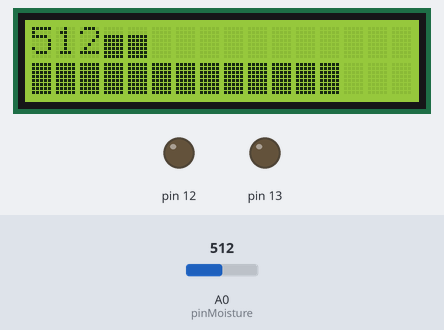
This sketch was run on a simulated Arduino Uno, built with avr-gcc and run on an emulated ATmega328P. Shown: 16×2 character LCD, output pins drawn as LEDs (lit = HIGH). Wiring (inferred from the names in the program): character LCD (HD44780): RS pin 2; E pin 3; data pin 8, pin 9, pin 10, pin 11. Inputs (shaded band) come from the test bench; at power-on: A0 (pinMoisture) = 512. Pins used as bus, display or sensor lines are not drawn.

Above: at 17.5 s.
17.6 s: A0 (pinMoisture) set to 716
At 19.1 s:
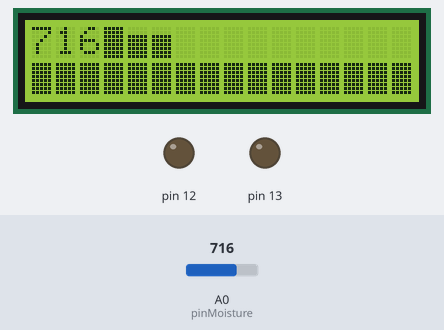
21.0 s: A0 (pinMoisture) set to 511
At 22.1 s:
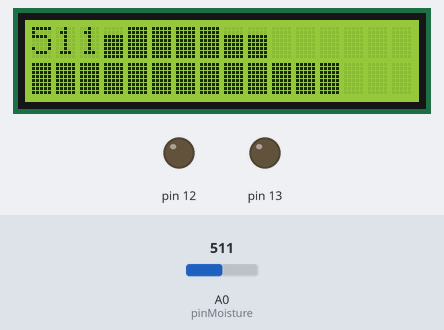
24.4 s: A0 (pinMoisture) set to 528
At 26.0 s:
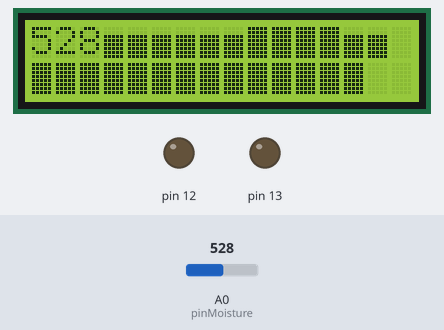
27.8 s: A0 (pinMoisture) set to 547
At 31.0 s:
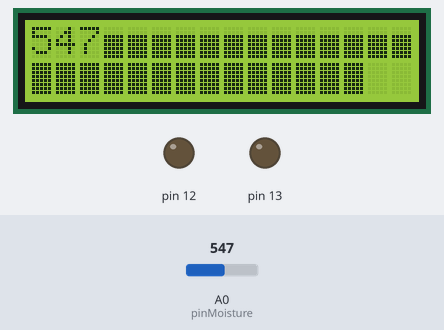
31.2 s: A0 (pinMoisture) set to 576
At 33.0 s:
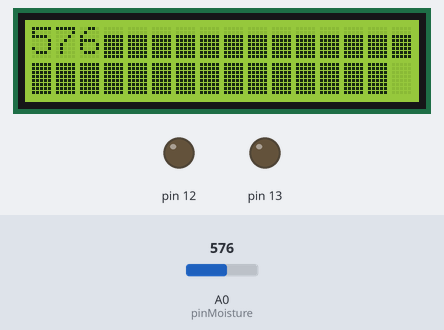
33.6 s: A0 (pinMoisture) set to 0
At 34.6 s:
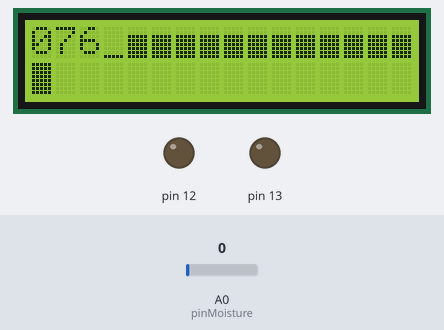
Timing chart, 0 to 36.6 s (numbered marks = the images above; inputs shaded):
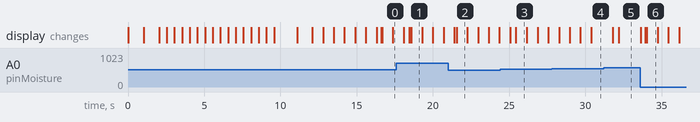

Measured:
- the behaviour switches between 519 and 520 on A0 (pinMoisture) (found by bisection; images 2 and 3)
- the behaviour switches between 559 and 560 on A0 (pinMoisture) (found by bisection; images 4 and 5)
- after the input at 17.6 s, the display: first changes after 0.48 s (image 1 shows a later state)
- after the input at 21.0 s, the display: first changes after 0.40 s (image 2 shows a later state)
- after the input at 31.2 s, the display: first changes after 0.59 s (image 5 shows a later state)
- after the input at 33.6 s, the display: first changes at once (image 6 shows a later state)
- what the display in image 1 shows lasts 0.7 s, from 18.6 s to 19.3 s

The sketch:

LCD.ino
```cpp
/*	January 30, 2015
 *	University of British Columbia
 *	EECE 281
 *	Team 7B
 *	Lab 3
 */

#include "lab3LCD.h"

const int pinMoisture = A0;

const String message_one = "Hello and welcome to our demo!";
const String message_two = "EECE 281 section 202 Team L2D-7B";
const String message_whizzard = "Team Whizzard presents:";
const String message_title = "Moisture Meter";

int num = 0; // counts number of iterations of void loop() function
int moistureLast; // keeps track of last moisture reading
int history [13] = {-1,-1,-1,-1,-1,-1,-1,-1,-1,-1,-1,-1,-1}; // acts as circular array to keep track of past thirteen moisture reading for top line display
char block = 0xFF;

void setup()
{
  Serial.begin(115200); //Serial Port Initialization
  pinMode(pinMoisture, INPUT);

  lcdInitialize();
  introMessaging();
  initializeGraph();
}

void loop()
{
  setCursor(0,0);
  int moisture = analogRead(pinMoisture); // moisture reading
  printLine(String(moisture));
  moistureHistory (moisture / 100); // division will pass an int within range 0 to 8
  moistureLive(moisture / 40); // division will pass an int within range 0 to 16 based on tested moisture thresholds
  delay(700);
}

// initializeGraph() - creates requested characters in LCD RAM
void initializeGraph ()
{
  byte graphChar[] = {ZEROS, ZEROS, ZEROS, ZEROS, ZEROS, ZEROS, ZEROS, ZEROS};
  byte line = B11111;

  for (int i; i < 8; i++ ) {
    graphChar[7 - i] = line;
    createChar(i, graphChar);
  }
  setCursor(0,1);
  printLine((String) block);
}

// moistureHistory() - displays a bar graph of moisture history on top line of LCD display
void moistureHistory (int moisture)
{
  setCursor(3,0);
  history[num % 13] = moisture;
  for (int i = (num % 13) + 13; i > (num % 13); i--) {
    if (history[i % 13] == -1) {
      printLine(" ");
    } else {
      write(history[i % 13]);
    }
  }
  num++;
}

// moistureLive() - displays bar representation of most recent moisture reading on bottom line of LCD display
void moistureLive (int moisture)
{
  if (moisture > moistureLast) {
    setCursor(0,1);
    printLine((String) block); // minimum level
    for (int i = 0; i < moisture; i++) {
      printLine((String) block);
      delay(30);
    }
  } else if (moisture < moistureLast) {
    for (int i = moistureLast; i > moisture; i--) {
      setCursor(i,1);
      printLine(" ");
      delay(30);
    }
  }
  moistureLast = moisture;
}

void introMessaging()
{
  // Print startup message to LCD
  setCursor(0, 0);
  printLine(message_one.substring(0,16)); // first 16 characters of message
  setCursor(0, 1);
  printLine(message_one.substring(16)); // remaining characters of message
  delay(1000);
  clear();

  // Displays second message and scroll off screen to left
  setCursor(0, 0);
  printLine(message_two);
  delay(1000);
  for (int i = 0; i < message_two.length() - 16; i++) { // scroll to end of message
    scrollDisplayLeft();
    delay (500);
    }
  delay(1000);
  clear();

  // Whizzard Message
  setCursor(0, 0);
  printLine(message_whizzard.substring(0,16)); // first 16 characters of message
  setCursor(0, 1);
  printLine(message_whizzard.substring(16)); // remaining characters of message
  delay(1000);
  clear();

  // Print final message flashing
  setCursor(1, 1);
  printLine(message_title);
  blink(3, 700);
  clear();
}
```

lab3LCD.cpp
```cpp
/*
 *	Note: This file has the extension .cpp, but needs to be as workaround for C libraries.
 *	For something more formal, you would wrap your header file in preprocessor commands
 *	that force C over CPP, as Arduino expects C++ libraries by default.
 *
 */

#include "Arduino.h"
#include "lab3LCD.h"

// lcdInitialize() - LCD initialization sequence
void lcdInitialize ()
{
  DDRB = B111111; // Enable Port B as output
  pinMode(RS, OUTPUT); // Pin Mapping RS as Output
  pinMode(ENABLE, OUTPUT); // Pin Mapping Enable as Output

  byte setupCmds[] = {INIT, INIT, INIT, FOURBIT, FUNCTION_SET, LCD_OFF, CLEAR, ENTRY_MODE, LCD_ON};
  int setupDelays[] = {4500, 150, 100, 0, 0, 0, 2400, 0, 0};

  delay(20); // Initial delay before LCD init
  commandMode(); // Prep LCD to receive initialization commands
  digitalWrite(ENABLE, LOW); // Ensure Enable is set to low before LCD initialization

  for (int i = 0; i < SETUP_SIZE; i++) // Initialize LCD
  {
    if (i < 4)
    {
      setupCommand(setupCmds[i]); // 4 bit setup command
    }
    else
    {
      command(setupCmds[i]); // 8 bit setup command
    }
    delayMicroseconds(setupDelays[i]);
  }
  characterMode(); // Set character input for loop()
}

// pulse() - enable pin to signal data byte send has complete
void pulse()
{
  digitalWrite(ENABLE, HIGH);
  delayMicroseconds(1);
  digitalWrite(ENABLE, LOW);
  delayMicroseconds(1);
}

// setupCommand(byte) - 4 bit commands used only in the start of the setup are sent with this.
void setupCommand(byte four)
{
  PORTB = four; // ensure we don't send data to pins 11/12 which aren't hooked up.
  pulse();
}

// write(int) - Outputs a custom character stored in slots 0-7.
void write(int cgRamCustom)
{
  command((byte) cgRamCustom);
}

// command(byte) - Helper function to send an LCD byte command as two nibbles.
void command(byte eight)
{
  PORTB = eight >> 4;
  pulse();
  PORTB = 0x0F & eight;  // ensure we don't send data to pins 11/12 which aren't hooked up.
  pulse();
  delayMicroseconds(100);
}

// printLine(String) - prints passed message to LCD display
void printLine(String message)
{
  char stoaBuffer[BLENGTH];
  message.toCharArray(stoaBuffer, BLENGTH);

  for (int i = 0; i < message.length(); i++)
  {
    command(stoaBuffer[i]);
  }
}

// commandMode() - signals LCD to accept following bytes as commands
void commandMode()
{
  digitalWrite(RS, LOW);
  delayMicroseconds(1);
}

// characterMode() - signals LCD to accept following bytes as character information
void characterMode()
{
  digitalWrite(RS, HIGH);
  delayMicroseconds(1);
}

// setCursor(int, int) - sets LCD cursor to specified row and column
void setCursor(int column, int row)
{
  commandMode();

  if (row == 0) { // top row, set to DDRAM address 0x80
    command (ROW_TOP | (byte) column);
  } else if (row == 1) { // bottom row, set to DDRAM address 0xC0
    command (ROW_BOTTOM | (byte) column);
  }
  characterMode();
}

// blink(int, int) - blinks LCD display n times. note that time is in miliseconds
void blink (int n, int time)
{
  commandMode();
  for (int i = 0; i < n; i++) {
    command(LCD_OFF);
    delay(time);
    command(LCD_ON);
    delay(time);
  }
  characterMode();
}

// scrollDisplayLeft() - scrolls LCD display one space to the left
void scrollDisplayLeft()
{
  commandMode();
  command(CD_SHIFT_LEFT);
  delayMicroseconds(2500);
  characterMode();
}

// scrollDisplayRight() - scrolls LCD display one space to the right
void scrollDisplayRight()
{
  commandMode();
  command(CD_SHIFT_RIGHT);
  delayMicroseconds(2500);
  characterMode();
}

// createChar(int, byte*)
// create custom character in GRAM slot ramSpot.
// charMap should by an 8*8 byte array holding one row of the custom character per line
void createChar (int ramSpot, byte * charMap)
{
  byte address = SET_CGRAM | (((byte) ramSpot) << 3);

  commandMode();
  command(address);
  characterMode();
  for (int i = 0; i < 8; i++) {
    command(charMap[i]);
  }
}

// clear() - clears LCD display
void clear()
{
  commandMode();
  command(CLEAR);
  delayMicroseconds(2500);
  characterMode();
}
```

lab3LCD.h
```cpp
#ifndef lab3LCD
#define lab3LCD
#include "Arduino.h"

/*
 SYM  LCD  UNO
 ================
 RS   4	   2
 E    6	   3
 DB7  14   11 } Accessible through
 DB6  13   10 } PortB for communication
 DB5  12   9  } and DDRB for pin
 DB4  11   8  } setup.
 */

#define RS			2          // Register Select, 1: Data Register, 0: Instruction Register
#define ENABLE			3          // Enable signal for writing or reading data
#define INIT			B0011      // First initialization string sent 3 times to LCD
#define FOURBIT			B0010      // Interface set to 4 bit. High bits sent first, low bits second.
#define ZEROS 			B00000000  // Empty port register for convenience
#define LCD_ON			B00001100  // LCD on command
#define LCD_OFF			B00001000  // LCD off command
#define CLEAR			B00000001  // LCD clear command
#define ENTRY_MODE		B00000110  // ENTRY_MODE command
#define FUNCTION_SET  	        B00101000  // Set number of lines and font
#define CD_SHIFT_LEFT           B00011000  // Left Cursor or Display Shift command
#define CD_SHIFT_RIGHT          B00011100  // Right Cursor or Display Shift command
#define SET_CGRAM               B01000000  // CGRAM base address
#define SETUP_SIZE              9          // Array size of LCD setup commands
#define BLENGTH                 40         // Length of display plus extra for null string character
#define ROW_TOP                 B10000000  // High four bits for accessing top row
#define ROW_BOTTOM              B11000000  // High four bits for accessing bottom row

#define ARRAY_SIZE(x)	(sizeof(x) / sizeof(x[0]) - 1) // Array Size Macro for strings without null

void blink (int, int);
void characterMode(void);
void clear(void);
void command(byte x);
void commandMode(void);
void createChar (int, byte*);
void lcdInitialize();
void printLine(String);
void pulse(void);
void scrollDisplayLeft(void);
void scrollDisplayRight(void);
void setupCommand(byte x);
void setCursor(int, int);
void write(int);

#endif
```
